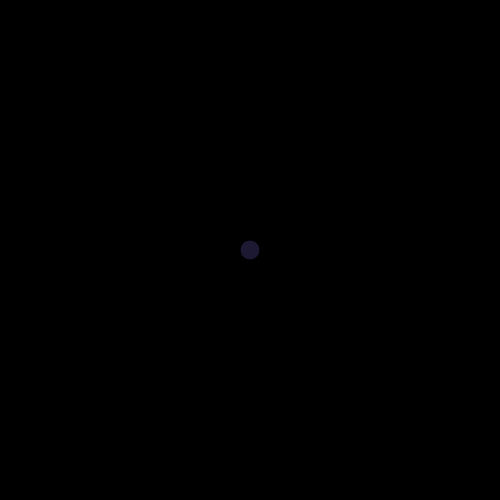
Frame 1 (no input)
Frame 60 (no input): identical to frame 1, image omitted
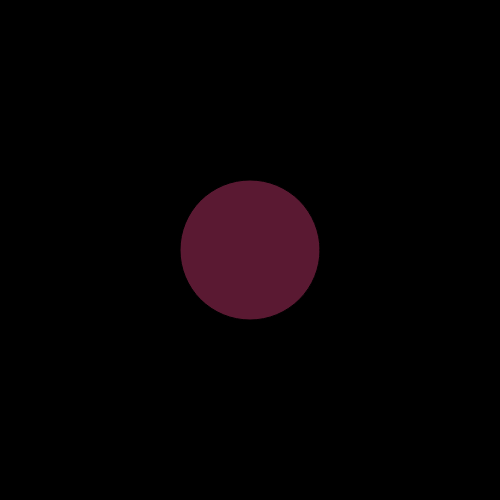
Frame 120 (the mouse pressed at the canvas centre since frame 60)

The p5.js sketch that drew these frames (run headless with seeded random() and noise() and a simulated clock; from frame 60 on, the mouse is pressed at the canvas centre):

// p5.js sketch
// ── sketch.js
var circleRad = 10;
var particleRad = 100;
var starRed = 40;
var active = true;
var particlesPositions = []

function setup() {
  createCanvas(500, 500);
}

function draw() {
  checkContact();
  drawFrame();
}

//check if mouse is inside circle
function checkContact() {
  if (active && dist(mouseX,mouseY,250,250) < circleRad) {
    // ++ to add one to each value
    circleRad++;
    starRed++;
  } else if (active && dist(mouseX,mouseY,250,250) > circleRad) {
    circleRad = 10;
    starRed = 30;
  }
  if (!active && particleRad < 0) {
    active = true;
    particlesPositions = [];
    particleRad = 100;
    starRed = 40;
  } else if (!active && particleRad >= 0) {
    particleRad--;
    circleRad--;
    starRed-=2;
  }
  if (circleRad > width / 2 || circleRad > height / 2) {
    circleRad = 100;
    particleRad = 100;
    active = false;
    for (let i = 0; i < random(30, 40); i++) {
      let x = random(width);
      let y = random(height);
      particlesPositions.push([x,y]);
    }
  }
}

function drawFrame() {
  background(0);
  fill(starRed, 25, 50);
  ellipse(250,250,circleRad*2);
  for (let i = 0; i < particlesPositions.length; i++) {
    ellipse(particlesPositions[i][0], particlesPositions[i][1], particleRad);
  }
}
